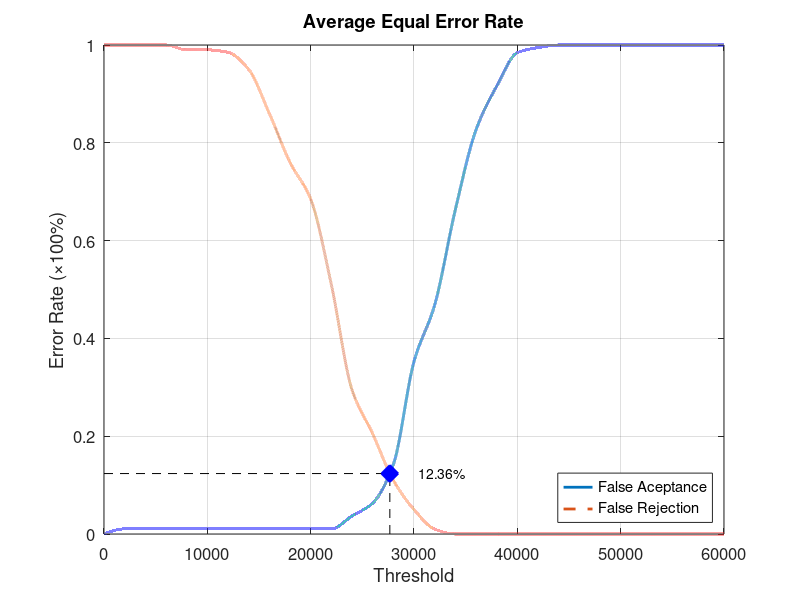
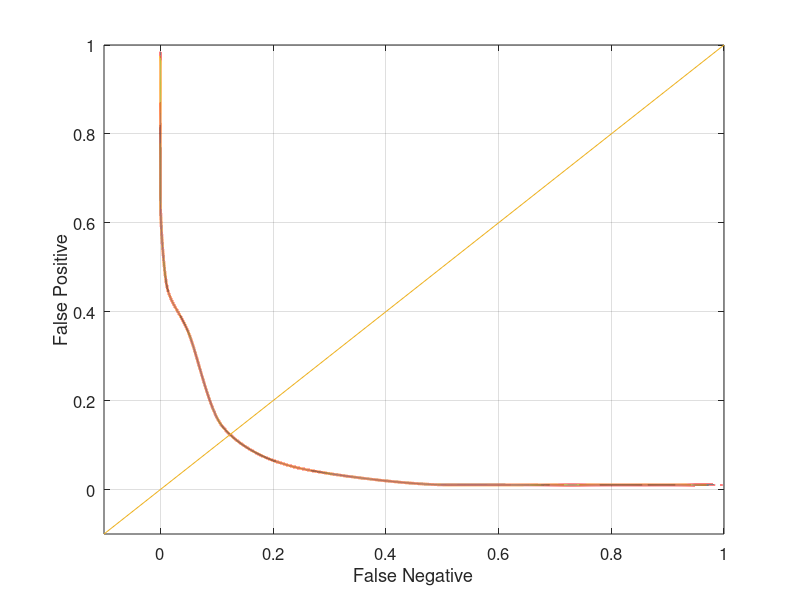

Write the MATLAB code that produced these figures, in order.
function yEER = Database2_4
close all;
clear;
clc;
x = 0:2000:60000;
xq = 0:0.5:60000;

y0 = [0 0.0105263 0.0105263 0.0105263 0.0105263 0.0105263 0.0105263 0.0105263 0.0105263 0.0105263 0.0105263 0.0105263 0.0368421 0.0631579 0.142105 0.352632 0.468421 0.663158 0.826316 0.915789 0.984211 0.994737 1 1 1 1 1 1 1 1 1];
yy0 = interp1(x, y0, xq, 'pchip');
y1 = [1 1 1 1 0.99 0.99 0.985 0.95 0.86 0.76 0.685 0.51 0.295 0.205 0.11 0.05 0.01 0 0 0 0 0 0 0 0 0 0 0 0 0 0];
yy1 = interp1(x, y1, xq, 'pchip');

% Calculating EER: 
y2 = abs(y0 - y1);
find(y2 == min(y2))
yy2 = abs(yy0 - yy1);
xEER = find(yy2 == min(yy2));
xEERIndex = xq(xEER) % X-axis EER
yEER = yy0(xEER) % Y-axis EER

main = figure
plot(xq, yy0,'-','LineWidth', 2);	hold on
plot(xq, yy1,'--','LineWidth', 2);	hold on
plot([xEERIndex xEERIndex], [0 yEER], 'k--');	hold on
plot([0 xEERIndex], [yEER yEER], 'k--');	hold on
plot(xEERIndex, yEER, 'bx', 'LineWidth', 10);	hold on
text(xEERIndex + 10 * xEERIndex / 100, yEER, [num2str(round((10000 * yEER)) / 100) '%'])
legend('False Aceptance', 'False Rejection', 'Location', 'SouthEast')
xlabel('Threshold')
ylabel('Error Rate (\times100%)')
title('Average Equal Error Rate')
set(gca, 'FontSize', 12)
axis([0 60000 0 1])
grid on

print(main, 'Database2_4Main', '-dpng');
FNRxFPR = figure('Color', [1 1 1]);
plot(yy1, yy0, '-', yy1, yy0, 'LineWidth', 2);
hold on
y = -0.1:0.1:1
plot(y, y); 
set(gca, 'FontSize', 12)
xlabel('False Negative')
ylabel('False Positive')
axis([-0.1 1 -0.1 1])
set(gca, 'FontSize', 12)
grid on

print(FNRxFPR, 'Database2_4FNRxFPR','-dpng');
end
